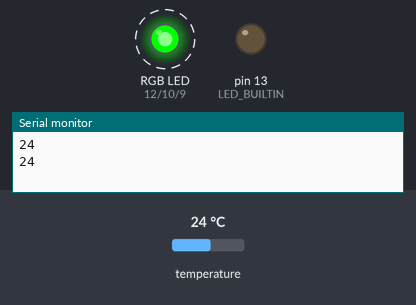
Recording of a sketch running on a simulated Arduino Uno, built with avr-gcc and run on an emulated ATmega328P. On the bench: an RGB LED mixed from three pins (HIGH = lit), output pins drawn as LEDs (lit = HIGH), the last lines printed to the serial monitor. Dashed ring = blinking. The inputs (shaded band) are chosen by the test bench; at power-on: temperature 24 °C.

Above: at 3.3 s.
3.4 s: temperature set to 29.2 °C
6.9 s: temperature set to 30.4 °C
At 8.4 s:
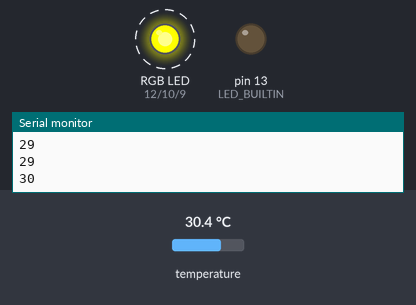
12.6 s: temperature set to 34.4 °C
16.1 s: temperature set to 35.4 °C
At 17.6 s:
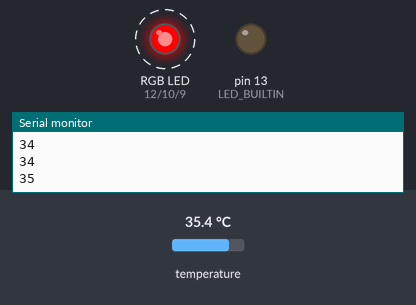
21.8 s: temperature set to 12 °C
At 23.7 s:
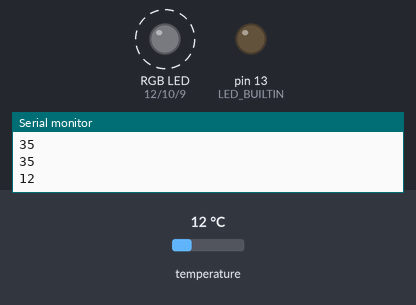
27.5 s: temperature set to 33 °C
At 28.3 s:
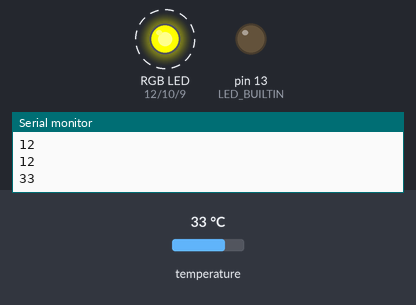
Timing chart, 0 to 34.2 s (numbered marks = the images above; inputs shaded):
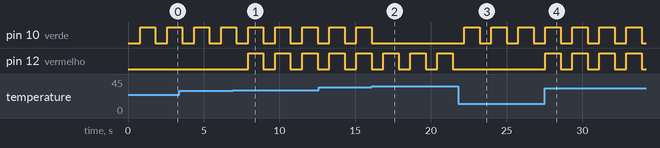

Measured:
- the behaviour switches between 29.9 and 30 °C on temperature (found by bisection; images 0 and 1)
- the behaviour switches between 34.9 and 35 °C on temperature (found by bisection; images 1 and 2)
- after the input at 6.9 s, pin 12 (vermelho): alternates HIGH for 1.0 s and LOW for 0.78 s, starting after 1.0 s
- after the input at 16.1 s, pin 10 (verde): stops changing and stays LOW
- after the input at 21.8 s, pin 10 (verde): alternates HIGH for 1.0 s and LOW for 0.78 s, starting after 0.41 s; pin 12 (vermelho): stops changing and stays LOW
- after the input at 27.5 s, pin 12 (vermelho): alternates HIGH for 1.0 s and LOW for 0.78 s, starting after 0.06 s
- by itself, pin 10 (verde): alternates HIGH for 1.0 s and LOW for 0.78 s

The sketch:

sensor_temp_RGB.ino
```cpp
#include <OneWire.h> // É preciso instalar essas bibliotecas
#include <DallasTemperature.h> // É preciso instalar essas bibliotecas
#include <SoftwareSerial.h>

const int PINO_ONEWIRE = 6;
OneWire oneWire(PINO_ONEWIRE);
DallasTemperature sensor(&oneWire);
DeviceAddress endereco_temp;
SoftwareSerial xbee(2, 3);

int azul = 9;//Atribui o valor 9 a variável azul
int verde = 10;//Atribui o valor 10 a variável verde
int vermelho = 12;//Atribui o valor 12 a variável vermelho


void setup(){
  pinMode(azul, OUTPUT);//Define a variável azul como saída
  pinMode(verde, OUTPUT);//Define a variável verde como saída
  pinMode (vermelho, OUTPUT);//Define a variável vermelho como saída
  pinMode(LED_BUILTIN, OUTPUT);

  Serial.begin(9600);
  //Serial.println("Medindo Temperatura");
  sensor.begin();

  xbee.begin(9600);

  if (!sensor.getAddress(endereco_temp, 0)) {
    Serial.println("SENSOR NAO CONECTADO");
    while (1); // Stop the program
  }
}

void loop(){
  digitalWrite(vermelho, LOW);
  digitalWrite(verde, LOW);

  sensor.requestTemperatures();
  long reading = sensor.getTempC(endereco_temp);
  //Serial.print("Temperatura = ");
  Serial.println(reading, 1);

  xbee.print("Temperatura = ");
  xbee.println(reading, 1);

  //delay(50);

 // converting that reading to voltage, for 3.3v arduino use 3.3
  float voltage = reading * 5.0;
  voltage /= 1024.0;

 // print out the voltage
  //Serial.print(voltage); Serial.println(" volts");

  if(reading < 30){
    digitalWrite(verde, HIGH);//Função para acionamento na cor verde
    digitalWrite(azul, LOW);
    digitalWrite(vermelho, LOW);
  }else if(reading < 35){
    digitalWrite(verde, HIGH);//Coloca verde em nível alto
  	digitalWrite(azul, LOW);//Função para acionamento na cor amarela
    digitalWrite(vermelho, HIGH);
  }else{
    digitalWrite(verde, LOW);
    digitalWrite(azul, LOW);
    digitalWrite(vermelho, HIGH);//Função para acionamento na cor vermelha
  }

  delay(1000);
}
```
